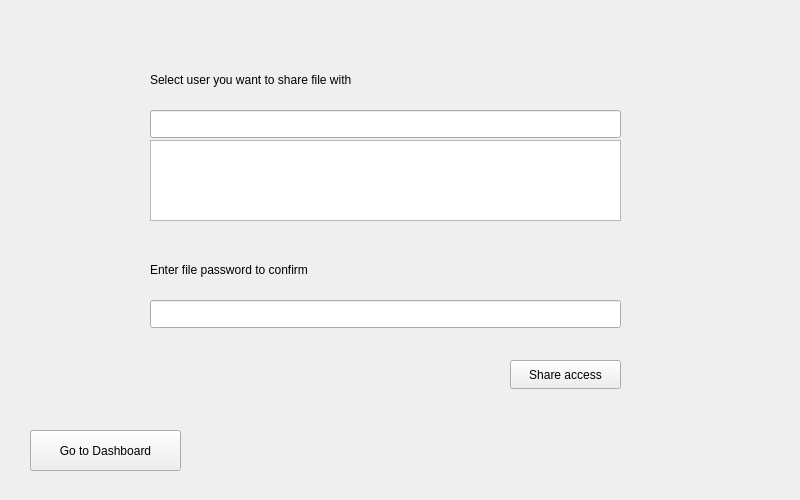
<?xml version="1.0" encoding="UTF-8"?>
<ui version="4.0">
 <class>ShareFilePage</class>
 <widget class="QWidget" name="ShareFilePage">
  <property name="geometry">
   <rect>
    <x>0</x>
    <y>0</y>
    <width>800</width>
    <height>500</height>
   </rect>
  </property>
  <property name="windowTitle">
   <string>Form</string>
  </property>
  <widget class="QLabel" name="label_2">
   <property name="geometry">
    <rect>
     <x>0</x>
     <y>10</y>
     <width>91</width>
     <height>91</height>
    </rect>
   </property>
   <property name="text">
    <string/>
   </property>
   <property name="pixmap">
    <pixmap resource="Images.qrc">:/cloudworx_logowebp.png</pixmap>
   </property>
   <property name="scaledContents">
    <bool>true</bool>
   </property>
  </widget>
  <widget class="QLineEdit" name="encryptionPasswordTextField">
   <property name="geometry">
    <rect>
     <x>150</x>
     <y>110</y>
     <width>471</width>
     <height>28</height>
    </rect>
   </property>
   <property name="echoMode">
    <enum>QLineEdit::Normal</enum>
   </property>
  </widget>
  <widget class="QLabel" name="label">
   <property name="geometry">
    <rect>
     <x>150</x>
     <y>70</y>
     <width>261</width>
     <height>20</height>
    </rect>
   </property>
   <property name="text">
    <string>Select user you want to share file with </string>
   </property>
  </widget>
  <widget class="QListWidget" name="listWidget">
   <property name="geometry">
    <rect>
     <x>150</x>
     <y>140</y>
     <width>471</width>
     <height>81</height>
    </rect>
   </property>
  </widget>
  <widget class="QLineEdit" name="encryptionPasswordTextField_2">
   <property name="geometry">
    <rect>
     <x>150</x>
     <y>300</y>
     <width>471</width>
     <height>28</height>
    </rect>
   </property>
   <property name="echoMode">
    <enum>QLineEdit::Password</enum>
   </property>
  </widget>
  <widget class="QLabel" name="label_3">
   <property name="geometry">
    <rect>
     <x>150</x>
     <y>260</y>
     <width>211</width>
     <height>20</height>
    </rect>
   </property>
   <property name="text">
    <string>Enter file password to confirm</string>
   </property>
  </widget>
  <widget class="QPushButton" name="pushButton">
   <property name="geometry">
    <rect>
     <x>510</x>
     <y>360</y>
     <width>111</width>
     <height>29</height>
    </rect>
   </property>
   <property name="text">
    <string>Share access</string>
   </property>
  </widget>
  <widget class="QPushButton" name="dashboardButton">
   <property name="geometry">
    <rect>
     <x>30</x>
     <y>430</y>
     <width>151</width>
     <height>41</height>
    </rect>
   </property>
   <property name="text">
    <string>Go to Dashboard</string>
   </property>
  </widget>
 </widget>
 <resources>
  <include location="Images.qrc"/>
 </resources>
 <connections/>
</ui>
